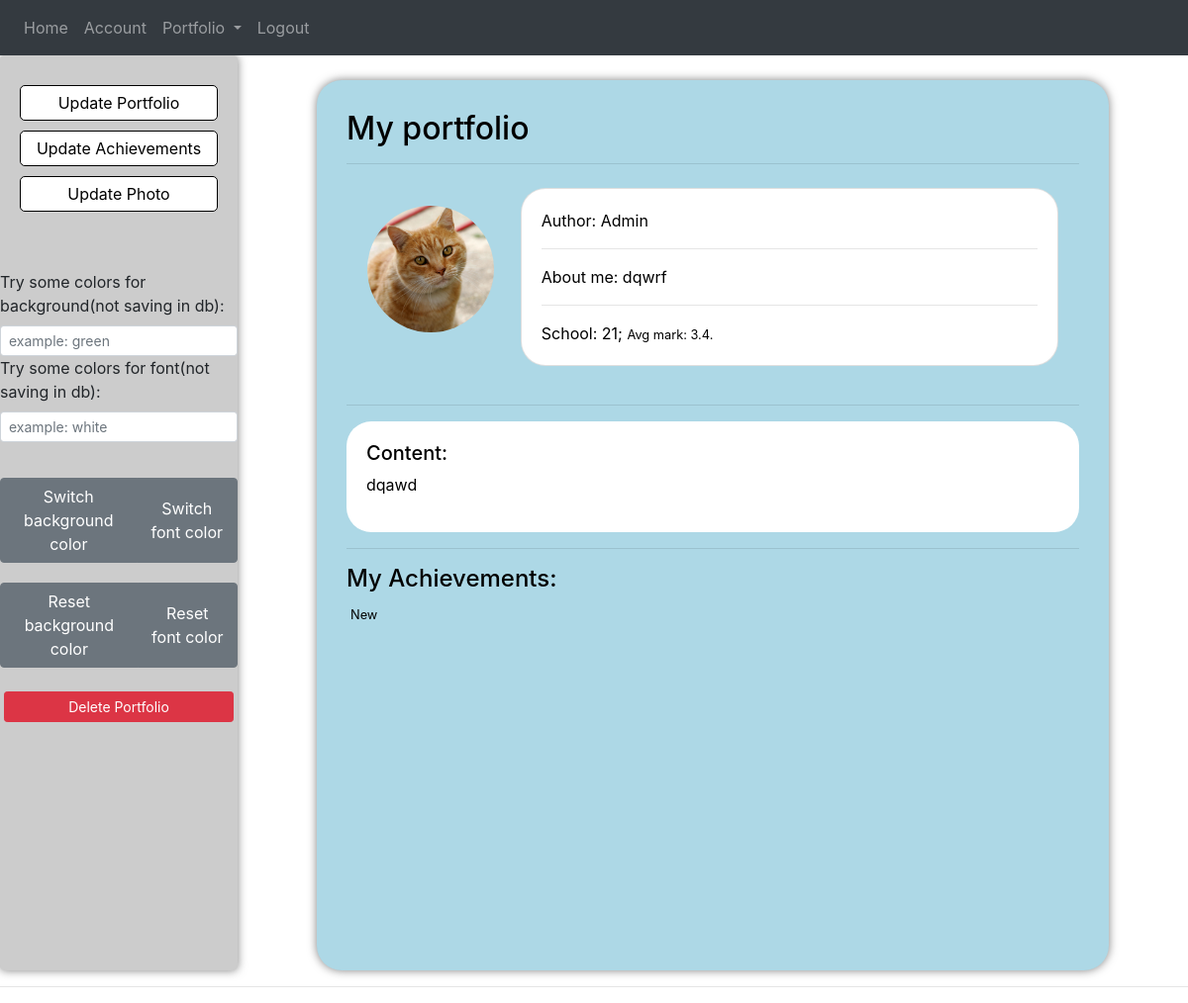
Page /portfolio (signed in) on the committed database.
### app/models.py (models this page shows, shortened)
class Portfolio(db.Model):
    id = db.Column(db.Integer, primary_key=True, autoincrement=True)
    title = db.Column(db.String, nullable=False)
    author = db.Column(db.String)
    content = db.Column(db.Text)
    about = db.Column(db.Text)
    link = db.Column(db.String)
    avg = db.Column(db.Float)
    school = db.Column(db.String)
    background_color = db.Column(db.String, default='#add8e6')
    font_color = db.Column(db.String, default='black')
    user_id = db.Column(db.Integer, db.ForeignKey('user.id'), nullable=False)

class User(db.Model, UserMixin):
    id = db.Column(db.Integer, primary_key=True)
    username = db.Column(db.String(20), unique=True, nullable=False)
    email = db.Column(db.String(120), unique=True, nullable=False)
    image_file = db.Column(db.String(20), nullable=False, default='default.jpg')
    password = db.Column(db.String(60), nullable=False)
    port = db.relationship('Portfolio', backref='creator', lazy=True)

class Achievementss(db.Model):
    id = db.Column(db.Integer, primary_key=True, autoincrement=True)
    title = db.Column(db.String, nullable=False)
    type = db.Column(db.String, nullable=False)
    user_id = db.Column(db.Integer, db.ForeignKey('user.id'), nullable=False)

### app/portfolio/routes.py (the view)
@port.route('/portfolio')
@login_required
def portfolio():
    user = current_user.username
    achieves = Achievementss.query.filter_by(user_id=current_user.id)
    port = Portfolio.query.filter_by(user_id=current_user.id).first()
    if port is None:
        flash('You don\'t have any portfolio. Create your first!', 'info')
        return redirect(url_for('port.create_portfolio'))
    return render_template('portfolio.html', port=port, user=user, achieves=achieves)

### app/models.py (called while the page is built)
@login_manager.user_loader
def load_user(user_id):
    return User.query.get(int(user_id))

### app/templates/portfolio.html (shortened to what this page needs)
{% extends 'layout.html' %}
{% block body %}
<div class="wrapper">
<aside class="sidebar">
<form class="settings" action="" method="post">
    <a class="settings-btn" href="{{ url_for('port.port_title_update') }}">Update Portfolio</a>
    <a class="settings-btn" href="{{ url_for('users.achievements') }}">Update Achievements</a>
    <a class="settings-btn" href="{{ url_for('users.account') }}">Update Photo</a>
</form>
<form action="">
    <div class="input-group-sm mb-3 mt-3">
        <label for="port-color-back">Try some colors for background(not saving in db):</label>
        <input class="form-control" type="text" id="port-color-back" placeholder="example: green">
        <label for="port-color-font">Try some colors for font(not saving in db):</label>
        <input class="form-control" type="text" id="port-color-font" placeholder="example: white">
    </div>
</form>
    <div class="btn-group btns">
        <button class="btn btn-secondary child" onclick="changeColor(document.getElementById('port-color-back').value)">Switch background color</button>
        <button class="btn btn-secondary child" onclick="newFont(document.getElementById('port-color-font').value)">Switch font color</button>
    </div>
    <div class="btn-group btns">
        <button class="btn btn-secondary child" onclick="changeColor('lightblue')">Reset background color</button>
        <button class="btn btn-secondary child" onclick="newFont('black')">Reset font color</button>
    </div>
    <div class="btn-group btns">
        <button type="button" class="btn btn-danger btn-sm m-1" data-toggle="modal" data-target="#deleteModal">Delete Portfolio</button>
    </div>
</aside>
    <div class="main" id="main">
        <fieldset>
            <h2>{{port.title}}</h2>
            <hr>
        </fieldset>
        <fieldset>
            <div  class="author d-flex p-2 bd-highlight d-flex justify-content-around align-items-center">
                <div class="mb-3">
                    <img src="{{ url_for('static', filename='profile_pics/' + port.creator.image_file) }}" alt="" height="128" class="rounded-circle">
                </div>
                <div class="card">
                  <div class="card-body">
                      <span>Author: {{ user }} </span>
                      <hr>
                      <p>About me: {{ port.about }}</p>
                      <hr>
                      <span>School: {{ port.school }};</span>
                      <small>Avg mark: {{ port.avg }}.</small>
                  </div>
                </div>
            </div>
        </fieldset>
        <hr>
        <fieldset>
            <div  class="port-content">
                <h5>Content:</h5>
                <p>{{ port.content }}</p>
            </div>
        </fieldset>
        <hr>
        <fieldset>
            <h4>My Achievements:</h4>
                    {% for item in achieves %}
                        <small class="muted m-1">{{item.title}}</small>
                    {% endfor %}
        </fieldset>
    </div>
</div>
<hr>
{% endblock %}

### app/static/css/style.css (style rules this page uses)
a { text-decoration: none; color: black; }
.main { border-radius: 25px; color: black; margin: 0 auto; background-color: lightblue; height: 900px; width: 800px; margin-top: 25px; padding: 30px; box-shadow: 0 0 10px rgba(0,0,0,0.5); }
.card { width: 75%; border-radius: 25px; }
.author { margin-bottom: 15px; }
.port-content { background-color: white; padding: 20px; border-radius: 25px; }
.wrapper { display: flex; }
.settings { margin:25px 5px 5px 5px; display: flex; align-items: center; flex-direction: column; }
.sidebar { width: 20%; display: flex; flex-direction: column; border-radius: 5px; background-color: #cccccc; box-shadow: 0 0 10px rgba(0,0,0,0.5); }
.settings-btn { text-align: center; width: 200px; padding: 5px 15px; background-color: white; border: solid 1px black; border-radius: 5px; margin: 5px; }
.btns { margin-top: 20px; }

### rows in the picture
Portfolio: title "My portfolio", about "dqwrf", school "21", avg "3.4", content "dqawd"
User: image_file (placeholder picture), username "Admin"
Achievementss: title "New"
